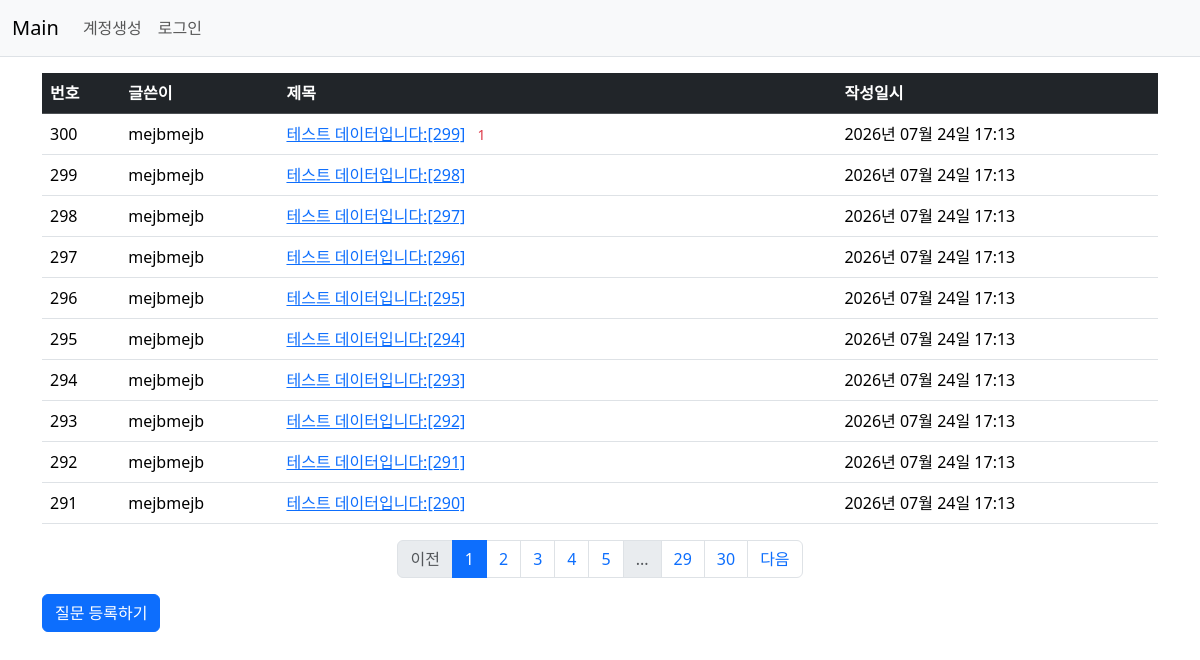
Page /question/list/ on the committed database.
### pybo/models.py (models this page shows, shortened)
class Question(db.Model):
    id = db.Column(db.Integer, primary_key=True)
    subject = db.Column(db.String(max_string), nullable=False) # 200자까지 문자열 제한이 있으며 null을 허용하지 않겠다.
    content = db.Column(db.Text(), nullable=False)
    create_date = db.Column(db.DateTime(), nullable=False) # DateTime을 받아오며 null을 허용하지 않겠다
    user_id = db.Column(db.Integer, db.ForeignKey('user.id', ondelete='CASCADE'), nullable=False)
    user = db.relationship('User', backref=db.backref('question_set'))

class User(db.Model):
    id = db.Column(db.Integer, primary_key=True)
    username = db.Column(db.String(150), unique=True, nullable=False) # unique = True 중복 막겠다
    password = db.Column(db.String(max_string), nullable=False)
    email = db.Column(db.String(120), unique=True, nullable=False)

### pybo/views/question_views.py (the view)
@bp.route('/list/')
def _list(): # URL '/question/list/'로 접근했을 때 실행될 라우트 함수를 정의
    page = request.args.get('page', type=int, default=1)
    question_list = Question.query.order_by(Question.create_date.desc()).paginate(page=page, per_page=per_page_num)
    return render_template('question/question_list.html', question_list=question_list)

### pybo/filter.py (called while the page is built)
def format_datetime(value, fmt='%Y년 %m월 %d일 %H:%M'):
    return value.strftime(fmt)

### pybo/views/auth_views.py (called while the page is built)
@bp.before_app_request
def load_logged_in_user():
    user_id = session.get('user_id')
    if user_id is None:
        g.user = None
    else:
        g.user = User.query.get(user_id)

### pybo/templates/question/question_list.html
{% extends 'base.html' %}
{% block content %}
<div class="container my-3">
    <table class="table">
        <thead>
        <tr class="table-dark">
            <th>번호</th>
            <th>글쓴이</th>
            <th style="width:50%">제목</th>
            <th>작성일시</th>
        </tr>
        </thead>
        <tbody>
        {% if question_list %}
        {% for question in question_list.items %}
        <tr>
            <td>
                {{ question_list.total - ((question_list.page - 1) * question_list.per_page) - loop.index0 }}
            </td>
            <td>
                {{question.user.username}}
            </td>
            <td>
                <a href="{{ url_for('question.detail', question_id=question.id) }}">{{ question.subject }}</a>
                {% if question.answer_set|length > 0 %}
                <span class="text-danger small ms-2">{{ question.answer_set|length }}</span>
                {% endif %}
            </td>
            <td>
                {{ question.create_date|datetime }}
            </td>
        </tr>
        {% endfor %}
        {% else %}
        <tr>
            <td colspan="3">질문이 없습니다.</td>
        </tr>
        {% endif %}
        </tbody>
    </table>
    <ul class="pagination justify-content-center">
        {% if question_list.has_prev %}
        <li class="page-item">
            <a class="page-link" href="?page={{ question_list.prev_num }}">이전</a>
        </li>
        {% else %}
        <li class="page-item disabled">
            <a class="page-link" tabindex="-1" aria-disabled="true" href="#">이전</a>
        </li>
        {% endif %}
        {% for page_num in question_list.iter_pages() %}
            {% if page_num %}
                {% if page_num != question_list.page %}
                <li class="page-item">
                    <a class="page-link" href="?page={{ page_num }}">{{ page_num }}</a>
                </li>
                {% else %}
                <li class="page-item active" aria-current="page">
                    <a class="page-link" href="#">{{ page_num }}</a>
                </li>
                {% endif %}
            {% else %}
                <li class="page-item disabled">
                    <a class="page-link" href="#">...</a>
                </li>
            {% endif %}
        {% endfor %}
        {% if question_list.has_next %}
        <li class="page-item">
            <a class="page-link" href="?page={{ question_list.next_num }}">다음</a>
        </li>
        {% else %}
        <li class="page-item disabled">
            <a class="page-link" tabindex="-1" aria-disabled="true" href="#">다음</a>
        </li>
        {% endif %}
    </ul>
    <a href="{{ url_for('question.create') }}" class="btn btn-primary">질문 등록하기</a>
</div>
{% endblock %}

### pybo/templates/base.html (shortened to what this page needs)
<!DOCTYPE html>
<html lang="ko">
<head>
    <link rel="stylesheet" href="https://cdn.jsdelivr.net/npm/bootstrap@5.3.8/dist/css/bootstrap.min.css">
</head>
<body>
  {% include "navbar.html" %}
	{% block content %}
	{% endblock %}
</body>
</html>

### pybo/templates/navbar.html (shortened to what this page needs)
<nav class="navbar navbar-expand-lg navbar-light bg-light border-bottom">
    <div class="container-fluid">
        <a class="navbar-brand" href="{{ url_for('main.index') }}">Main</a>
        <div class="collapse navbar-collapse" id="navbarSupportedContent">
            <ul class="navbar-nav me-auto mb-2 mb-lg-0">
                {% if g.user %}
                <li class="nav-item">
                    <a class="nav-link" href="{{ url_for('auth.logout') }}">{{ g.user.username }} (로그아웃)</a>
                </li>
                {% else %}
                <li class="nav-item">
                    <a class="nav-link" href="{{ url_for('auth.signup') }}">계정생성</a>
                </li>
                <li class="nav-item">
                    <a class="nav-link" href="{{ url_for('auth.login') }}">로그인</a>
                </li>
                {% endif %}
            </ul>
        </div>
    </div>
</nav>

### rows in the picture
Question: id "300", user.username "mejbmejb", subject "테스트 데이터입니다:[299]", answer_set|length "1", create_date "2026년 07월 24일 17:13"
Question: id "299", user.username "mejbmejb", subject "테스트 데이터입니다:[298]", create_date "2026년 07월 24일 17:13"
Question: id "298", user.username "mejbmejb", subject "테스트 데이터입니다:[297]", create_date "2026년 07월 24일 17:13"
Question: id "297", user.username "mejbmejb", subject "테스트 데이터입니다:[296]", create_date "2026년 07월 24일 17:13"
Question: id "296", user.username "mejbmejb", subject "테스트 데이터입니다:[295]", create_date "2026년 07월 24일 17:13"
Question: id "295", user.username "mejbmejb", subject "테스트 데이터입니다:[294]", create_date "2026년 07월 24일 17:13"
Question: id "294", user.username "mejbmejb", subject "테스트 데이터입니다:[293]", create_date "2026년 07월 24일 17:13"
Question: id "293", user.username "mejbmejb", subject "테스트 데이터입니다:[292]", create_date "2026년 07월 24일 17:13"
Question: id "292", user.username "mejbmejb", subject "테스트 데이터입니다:[291]", create_date "2026년 07월 24일 17:13"
Question: id "291", user.username "mejbmejb", subject "테스트 데이터입니다:[290]", create_date "2026년 07월 24일 17:13"

### other values in the picture
{{ page_num }} "1"
{{ page_num }} "2" "3" "4" "5" "29" "30"
